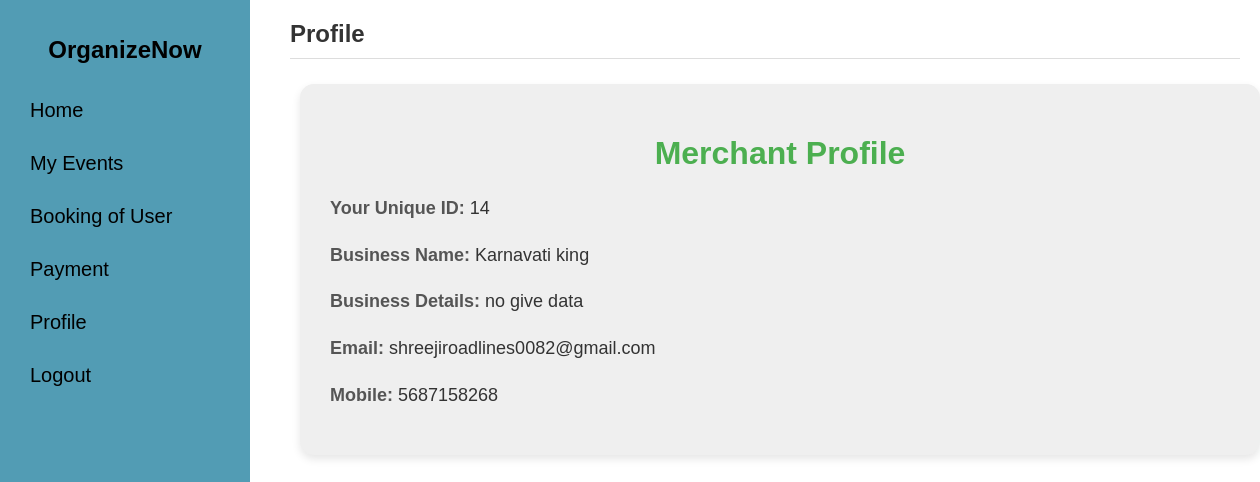
The app's page /Merchant/profile.php (signed in) with its own data.
### tables this page shows
CREATE TABLE `merchant` (
  `merchant_id` int(11) NOT NULL,
  `name` varchar(100) NOT NULL,
  `details` varchar(200) NOT NULL,
  `email` varchar(100) NOT NULL,
  `mobile` varchar(15) NOT NULL,
  `password` varchar(200) NOT NULL,
  `created_at` timestamp NOT NULL DEFAULT current_timestamp(),
  `reset_token` varchar(255) DEFAULT NULL
);

### Merchant/profile.php (the view, shortened to what this page needs)
<?php
include "sidebarmerchant.php";
?>
<?php
$merchant_id = $_SESSION['merchant_id'];
include('connection.php');
$query = "SELECT * FROM merchant WHERE merchant_id = ?";
$stmt = $conn->prepare($query);
$stmt->bind_param("i", $merchant_id);
$stmt->execute();
$result = $stmt->get_result();
$user = $result->fetch_assoc();
?>
<head>
</head>
<div class="header">
    <h1>Profile</h1><hr>
</div>
<div class="profile">
    <h1>Merchant Profile</h1>
    <p><span class="profile-label">Your Unique ID:</span> <span class="profile-data"><?php echo $user['merchant_id']; ?></span></p>
    <p><span class="profile-label">Business Name:</span> <span class="profile-data"><?php echo $user['name']; ?></span></p>
    <p><span class="profile-label">Business Details:</span> <span class="profile-data"><?php echo $user['details']; ?></span></p>
    <p><span class="profile-label">Email:</span> <span class="profile-data"><?php echo $user['email']; ?></span></p>
    <p><span class="profile-label">Mobile:</span> <span class="profile-data"><?php echo $user['mobile']; ?></span></p>
</div>

### Merchant/sidebarmerchant.css (style rules this page uses)
body,html { margin: 0; padding: 0; font-family: 'Poppins', sans-serif; }
.header h1 { margin: 0; font-size: 24px; color: #333; }
.header hr { border: 0; height: 1px; background: #ddd; margin: 10px 0; }

### Merchant/profile.php (style rules this page uses)
.profile { width: 100%; max-width: 900px; margin: 25px 10px; padding: 30px; background-color: #efefef; box-shadow: 0 4px 8px rgba(0, 0, 0, 0.1); border-radius: 14px; }
.profile h1 { text-align: center; color: #4CAF50; }
.profile p { font-size: 18px; line-height: 1.6; margin-bottom: 15px; }
.profile .profile-label { font-weight: bold; color: #555; }
.profile .profile-data { color: #333; }

### records on screen
merchant: merchant_id "14", name "Karnavati king", details "no give data", email "shreejiroadlines0082@gmail.com", mobile "5687158268"
